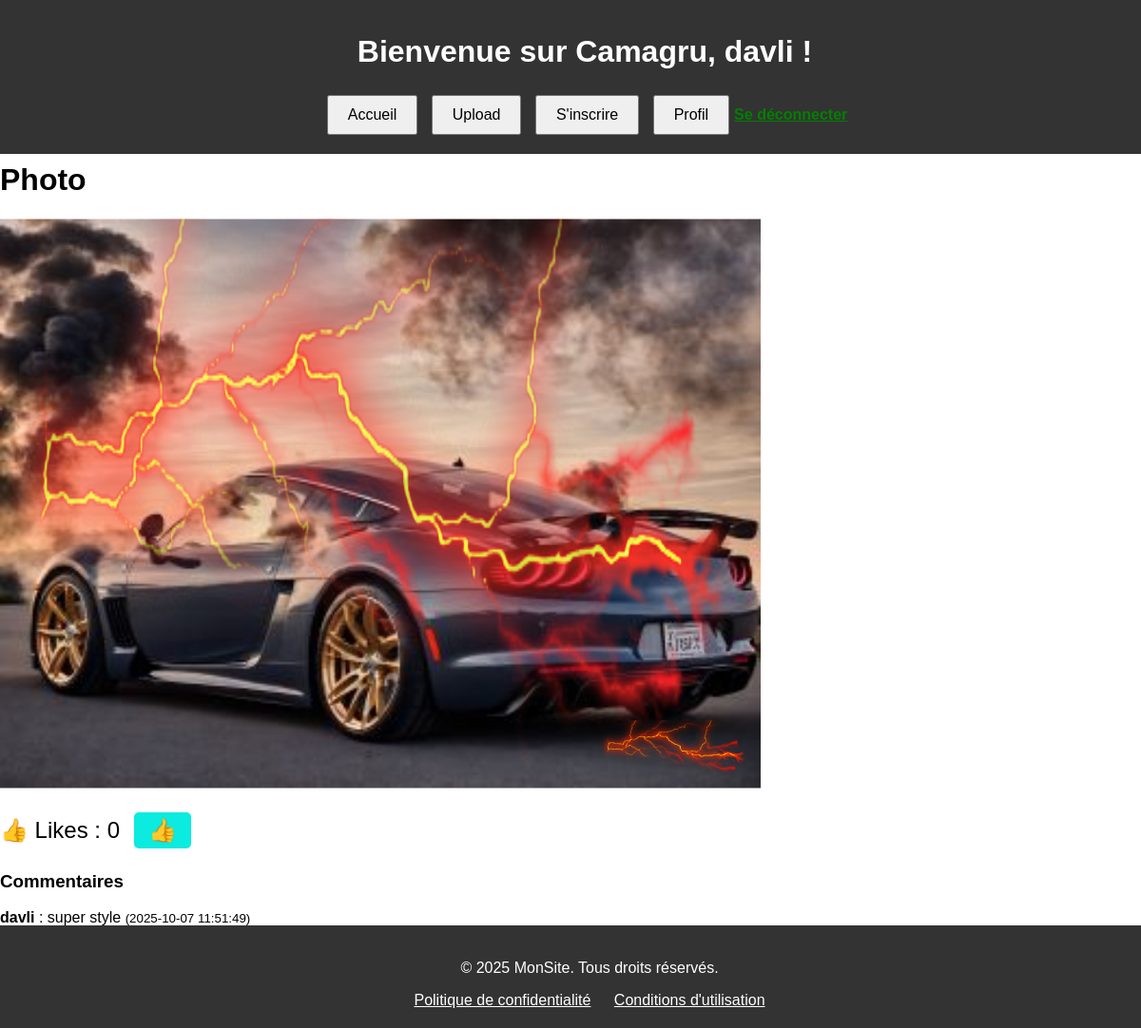
/photo.php?file=img_68e4fec4d519e.png (signed in), run on the app's committed database.
### tables this page shows
CREATE TABLE comments (
            id INTEGER PRIMARY KEY AUTOINCREMENT,
            user_id INTEGER NOT NULL,
            image_id INTEGER NOT NULL,
            content TEXT NOT NULL,
            created_at DATETIME DEFAULT CURRENT_TIMESTAMP,
            FOREIGN KEY (user_id) REFERENCES users(id) ON DELETE CASCADE,
            FOREIGN KEY (image_id) REFERENCES images(id) ON DELETE CASCADE
        );

CREATE TABLE users (
            id INTEGER PRIMARY KEY AUTOINCREMENT,
            username TEXT UNIQUE NOT NULL,
            email TEXT UNIQUE NOT NULL,
            password TEXT NOT NULL,
            confirmation_token TEXT,   -- token unique envoyé par mail
	        notify_on_comment INTEGER DEFAULT 1, --token pour envoyer mail quand comment
	        reset_token TEXT,          -- token pour réinitialisation de mot de passe
            is_confirmed INTEGER DEFAULT 0, -- 0 = pas confirmé, 1 = confirmé
            created_at DATETIME DEFAULT CURRENT_TIMESTAMP
        );

### public/photo.php (the view, shortened to what this page needs)
<?php
require_once __DIR__ . '/../config/database.php';
$filename = basename($_GET['file']);
$filepath = "uploads/$filename";
$stmt = $pdo->prepare("SELECT * FROM images WHERE image_path = :path");
$stmt->execute([':path' => $filepath]);
$image = $stmt->fetch(PDO::FETCH_ASSOC);
$imageId = $image['id'];
$stmt = $pdo->prepare("SELECT COUNT(*) as like_count FROM likes WHERE image_id = :id");
$stmt->execute([':id' => $imageId]);
$likeCount = $stmt->fetch(PDO::FETCH_ASSOC)['like_count'];
$stmt = $pdo->prepare("
    SELECT c.content, u.username, c.created_at
    FROM comments c
    JOIN users u ON c.user_id = u.id
    WHERE c.image_id = :id
    ORDER BY c.created_at DESC
");
$stmt->execute([':id' => $imageId]);
$comments = $stmt->fetchAll(PDO::FETCH_ASSOC);
?>
<!DOCTYPE html>
<html lang="fr">
<head>
    <link rel="stylesheet" href="style.css">
    <?php include 'header.php'; ?>
</head>
<body>
    <h1>Photo</h1>
    <img src="<?php echo $filepath; ?>" style="height:1000; width:700; display:block; margin-bottom:20px;">
<div style="display: flex; align-items: center; gap: 10px;">
    <p style="margin: 0; font-size: 1.5em;">
        👍 Likes : <span id="like-count"><?php echo $likeCount; ?></span>
    </p>
    <?php if (isset($_SESSION['user_id'])): ?>
        <button id="like-btn" data-id="<?php echo $imageId; ?>" style="font-size: 1.5em; cursor:pointer;">
            👍
        </button>
    <?php endif; ?>
</div>
    <h3>Commentaires</h3>
    <?php foreach ($comments as $c): ?>
        <div>
            <strong><?php echo htmlspecialchars($c['username']); ?></strong> :
            <?php echo htmlspecialchars($c['content']); ?>
            <small>(<?php echo $c['created_at']; ?>)</small>
        </div>
    <?php endforeach; ?>
    <?php if (isset($_SESSION['user_id'])): ?>
    <form method="POST" action="comment.php?file=<?php echo urlencode($filename); ?>">
        <button type="submit">Publier</button>
    </form>
    <?php endif; ?>
    <p><a href="home">Retour à la galerie</a></p>
<?php include 'footer.php'; ?>
</body>
</html>

### public/style.css (style rules this page uses)
body { margin: 0; padding-top: 150px; font-family: Arial, sans-serif; }
button { margin: 5px; padding: 10px 20px; font-size: 16px; cursor: pointer; }
#like-btn { font-size: 1.5em; padding: 5px 15px; border-radius: 5px; border: none; background-color: #0bebdf; color: #000; cursor: pointer; transition: transform 0.2s, background-color 0.2s; }

### data on the page
comments: user.username "davli", content "super style", created_at "2025-10-07 11:51:49"

### other printed values
$_SESSION['username'] "davli"
$likeCount "0"
